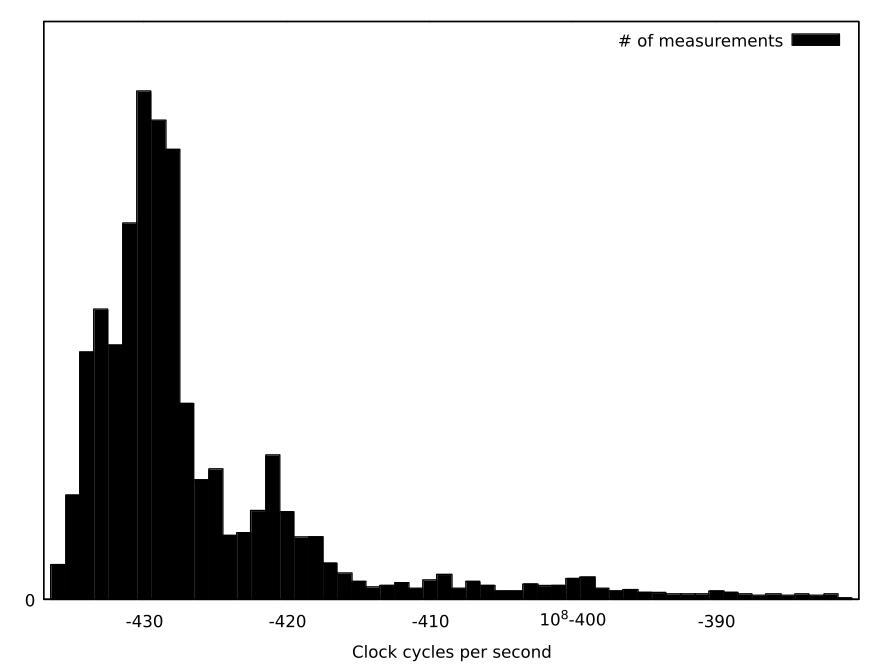

Recreate this plot in gnuplot.
set boxwidth 1
set style fill solid 1 border lt -1
set style rectangle black
set ytics (0)
set xtics ("10^8-400" -400, -410, -420, -430, -390) scale 0
set xlabel "Clock cycles per second"
set xrange [-437:-380]
set yrange [0:500]
plot '../meetlogboek/ref-10-05-2022-1342-analysis/gm-interval.dat' using ($1-100000000) smooth freq with boxes fillcolor black title "# of measurements"
